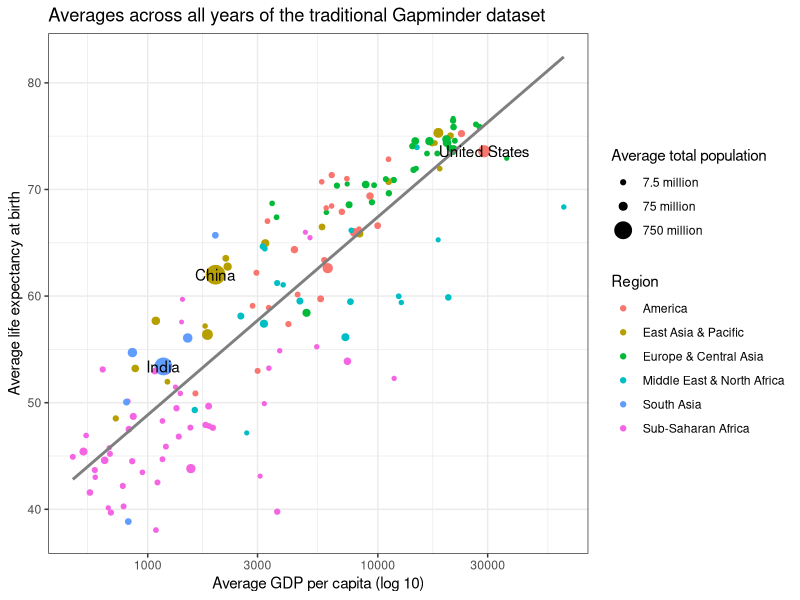
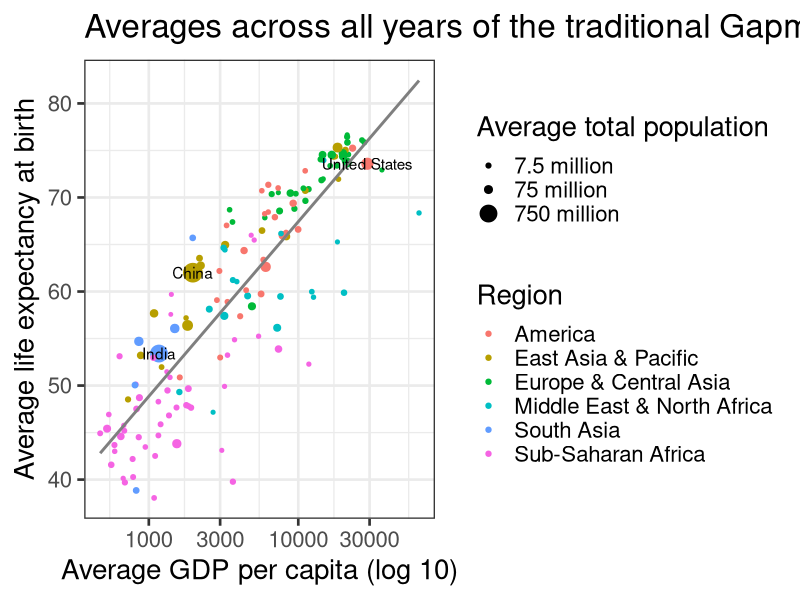
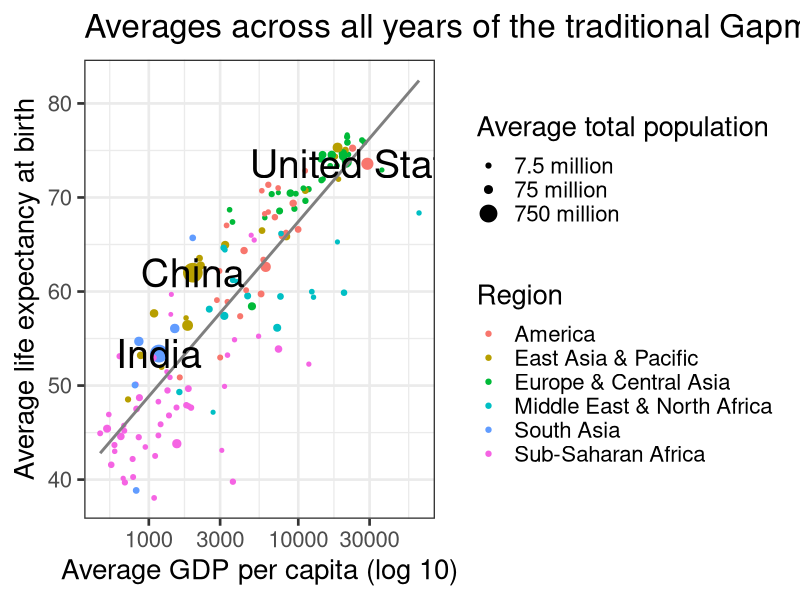
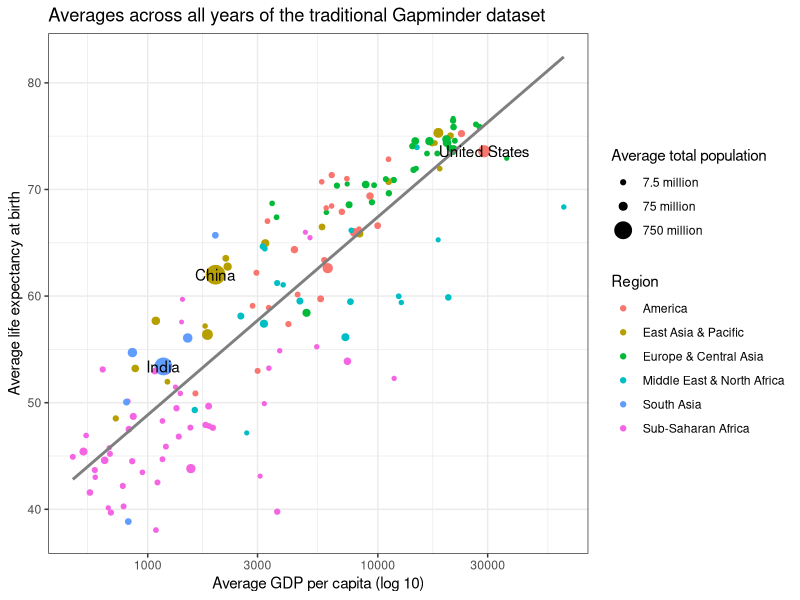
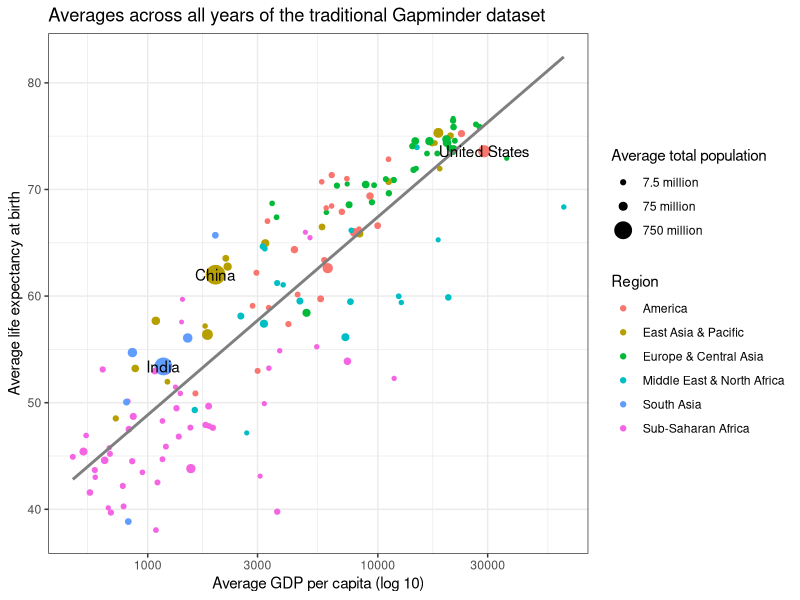
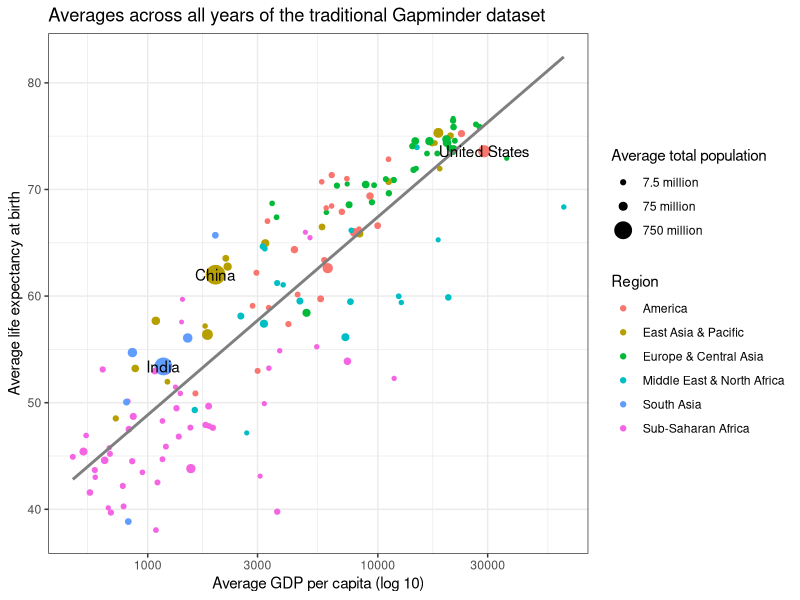
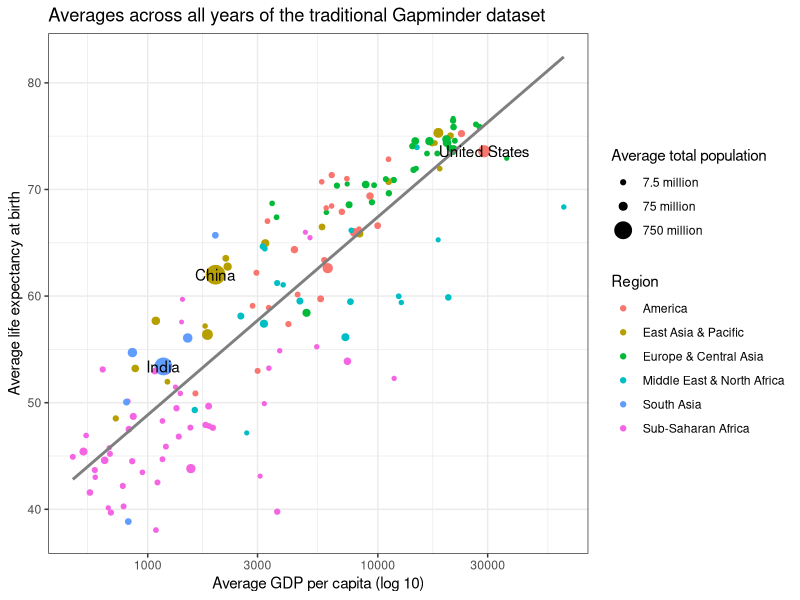
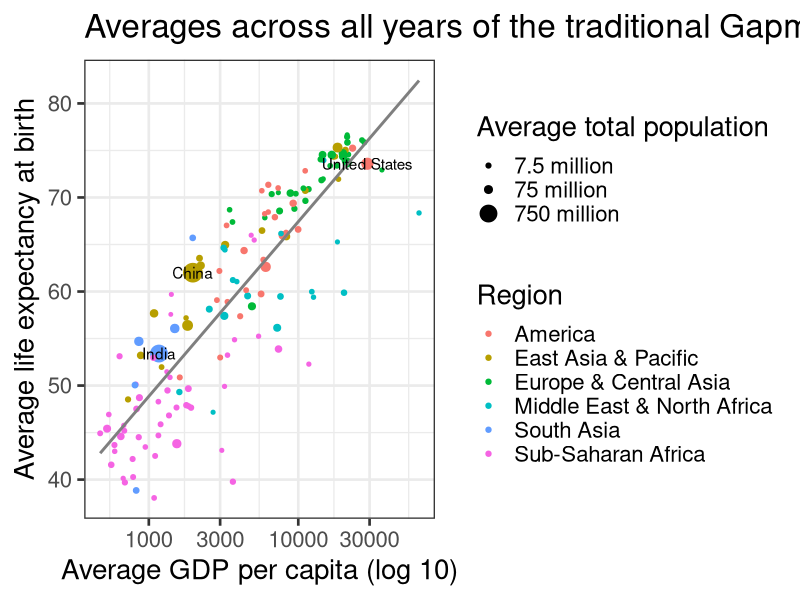

Source code (R) for these figures, in order:
## ---- chunk 1

# Load required libraries

library(tidyverse)

## ---- chunk 2

gap <- read_csv("data/gapminder_avg.csv")
names(gap) <- make.names(names(gap), unique=TRUE)

## ---- chunk 3

ggplot(gap, aes(x=Average.GDP.per.capita, y=Average.Life.expectancy.at.birth)) +
  geom_point(aes(size=Average.Total.population, color=Region)) +
  scale_x_log10() + 
  labs(x="Average GDP per capita (log 10)", y="Average life expectancy at birth", title="Averages across all years of the traditional Gapminder dataset") +
  scale_size_continuous(name="Average total population", breaks=c(7500000,75000000,750000000),labels=c("7.5 million","75 million","750 million")) +
  geom_smooth(method="lm", se=FALSE, color="gray50") +
  geom_text(data=gap %>% filter(Average.Total.population>200000000), aes(label=Country)) +
  theme_bw()

# On my machine, this creates a file 2100 pixels wide and 2100 tall; YMMV
ggsave("Figs/simple_save.png")

# Weird aspect ration; try setting width and height
# This uses a default unit of inches and a default dpi of 300
ggsave("Figs/ratio_save.png", width=3, height=2)

# That's pretty small, and text isn't working; 
# let's make it big enough to fit across a letter page
ggsave("Figs/ratio_save2.png", width=6.5, height=4.25)

# What if we need a big version for a poster?
ggsave("Figs/big_save.png", width=12, height=9)

# But the text is now way too small!

# This will look very strange in RStudio, but be patient!
ggplot(gap, aes(x=Average.GDP.per.capita, y=Average.Life.expectancy.at.birth)) +
  geom_point(aes(size=Average.Total.population, color=Region)) +
  scale_x_log10() + 
  labs(x="Average GDP per capita (log 10)", y="Average life expectancy at birth", title="Averages across all years of the traditional Gapminder dataset") +
  scale_size_continuous(name="Average total population", breaks=c(7500000,75000000,750000000),labels=c("7.5 million","75 million","750 million")) +
  geom_smooth(method="lm", se=FALSE, color="gray50") +
  geom_text(data=gap %>% filter(Average.Total.population>200000000), aes(label=Country)) +
  theme_bw(base_size=20)

# This has a nice high resolution, and the text is a more reasonable size
ggsave("Figs/big_base.png", width=12, height=9)

# Note: base_size scales everything up except for labels; can change those separately
ggplot(gap, aes(x=Average.GDP.per.capita, y=Average.Life.expectancy.at.birth)) +
  geom_point(aes(size=Average.Total.population, color=Region)) +
  scale_x_log10() + 
  labs(x="Average GDP per capita (log 10)", y="Average life expectancy at birth", title="Averages across all years of the traditional Gapminder dataset") +
  scale_size_continuous(name="Average total population", breaks=c(7500000,75000000,750000000),labels=c("7.5 million","75 million","750 million")) +
  geom_smooth(method="lm", se=FALSE, color="gray50") +
  geom_text(data=gap %>% filter(Average.Total.population>200000000), aes(label=Country), size=10) +
  theme_bw(base_size=20)

ggsave("Figs/big_labels.png", width=12, height=9)

